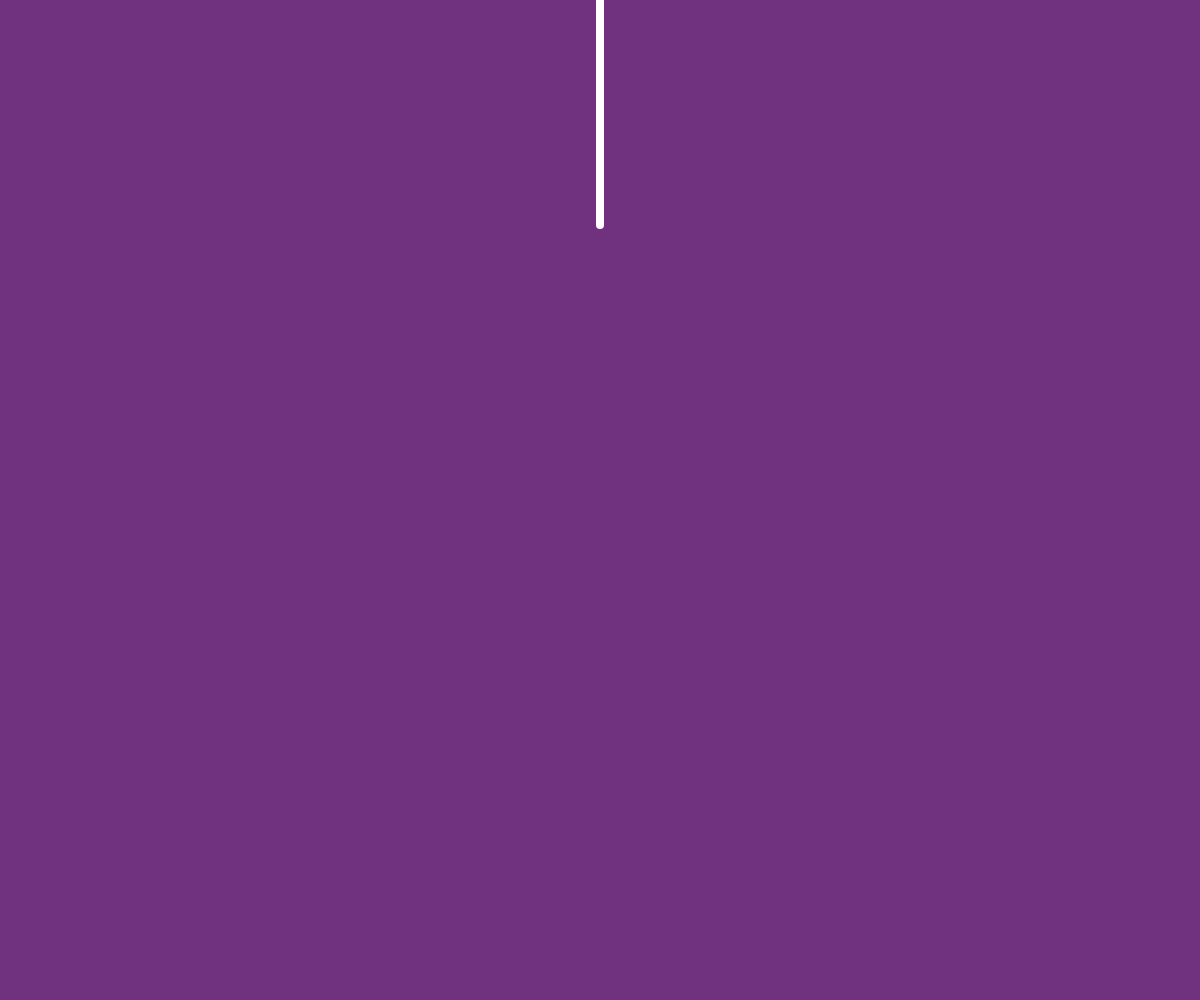
Frame 1 (no input)
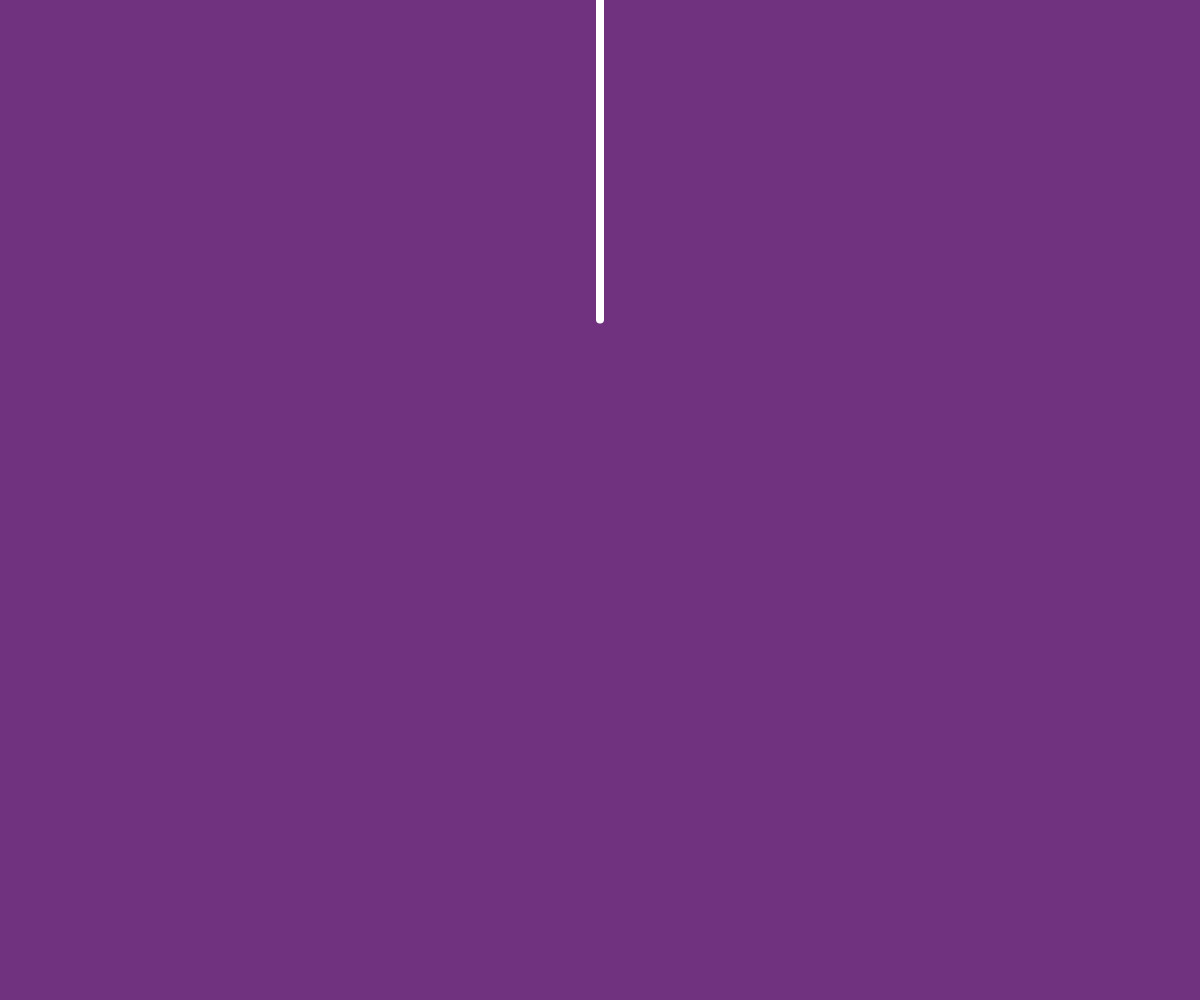
Frame 60 (no input)
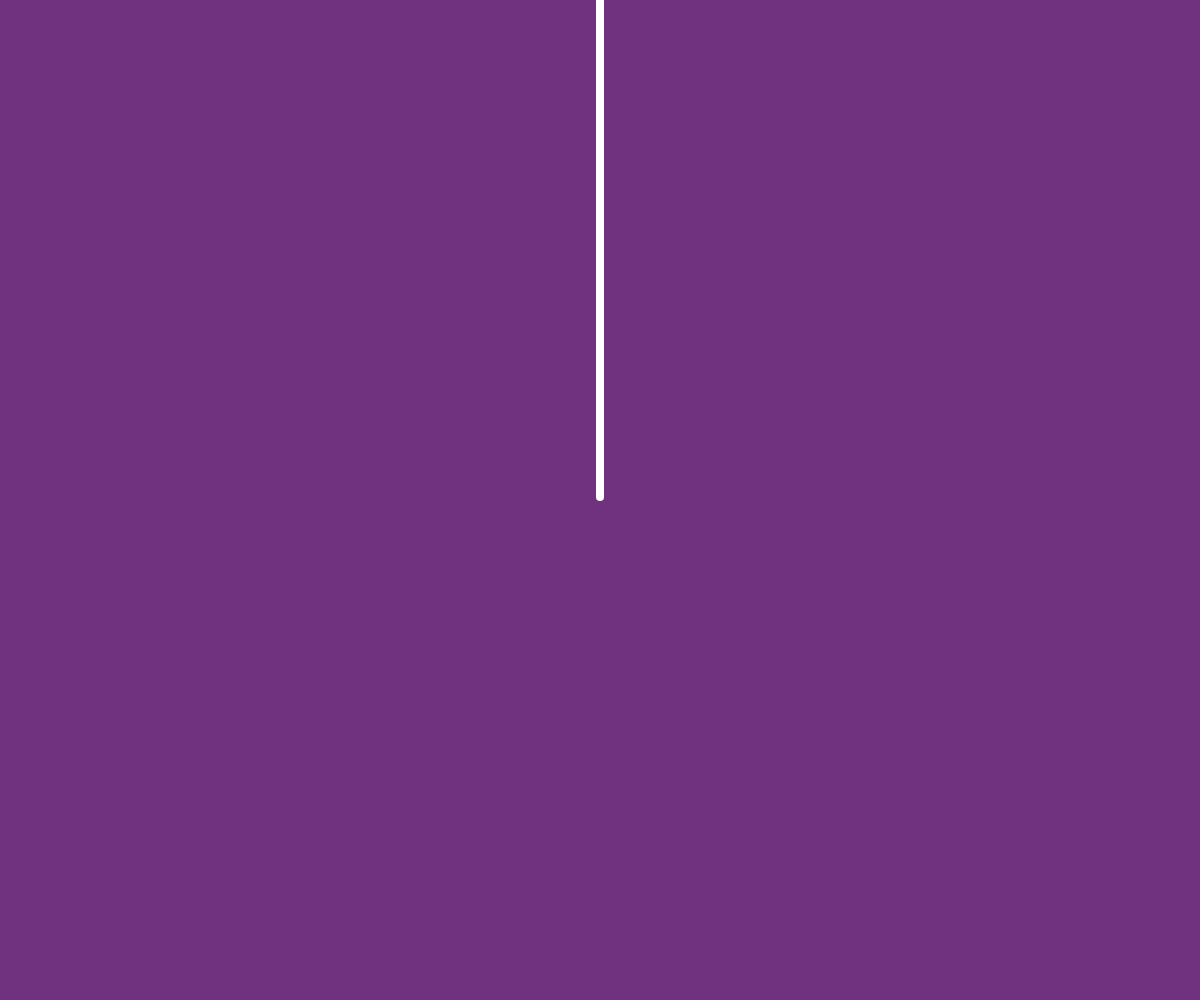
Frame 120 (the mouse pressed at the canvas centre since frame 60)

The p5.js sketch that drew these frames (run headless with seeded random() and noise() and a simulated clock; from frame 60 on, the mouse is pressed at the canvas centre):

// p5.js sketch
// ── sketch.js
let gravity;
let particles = [];
let springs = [];
let spacing = 25;

function setup() {
  createCanvas(windowWidth, windowHeight);

  for (let i = 0; i < 10; ++i) {
    particles[i] = new Particle(width / 2, i * spacing);
    if (i != 0) {
      let a = particles[i];
      let b = particles[i - 1];
      let spring = new Spring(0.08, spacing, a, b);
      springs.push(spring);
    }
  }

  particles[0].locked = true;

  gravity = createVector(0, 0.1);
}

function draw() {
  background(112, 50, 126);

  for (let s of springs) {
    s.update();
    // s.show();
  }
  
  noFill();
  stroke(255);
  // strokeWeight(8);
  // particles[particles.length - 1].size = 70;
  beginShape();
  curveVertex(particles[0].position.x, particles[0].position.y);
  for (let p of particles) {
    p.applyForce(gravity);
    p.update();
    p.show();
    curveVertex(p.position.x, p.position.y);
  }
  curveVertex(particles[particles.length - 1].position.x, particles[particles.length - 1].position.y);
  endShape();
  
  fill(255);

  if (mouseIsPressed) {
    particles[particles.length - 1].position.set(mouseX, mouseY);
    particles[particles.length - 1].velocity.set(0, 0);
  }

}
// ── particle.js
class Particle {
  constructor(x, y) {
    this.locked = false;
    this.acceleration = createVector(0, 0);
    this.velocity = createVector(0, 0);
    this.position = createVector(x, y);
    this.mass = 1; // Let's do something better here!
    this.size = 0;
  }

  applyForce(force) {
    let f = force.copy();
    f.div(this.mass);
    this.acceleration.add(f);
  }

  // Method to update position
  update() {
    if (!this.locked) {
      this.velocity.mult(0.99);

      this.velocity.add(this.acceleration);
      this.position.add(this.velocity);
      this.acceleration.mult(0);
    }
  }

  // Method to display
  show() {
    stroke(255);
    strokeWeight(8);
    // fill(45, 197, 244);
    ellipse(this.position.x, this.position.y, this.size);
  }
}
// ── spring.js
class Spring {
  constructor(k, restLength, a, b) {
    this.k = k;
    this.restLength = restLength;
    this.a = a;
    this.b = b;
  }

  update() {
    let force = p5.Vector.sub(this.b.position, this.a.position);
    
    let x = force.mag() - this.restLength; // displacement
    
    force.normalize(); // creating the unit vector just for the direction
    
    force.mult(this.k * x); // adding direction to the force
    
    this.a.applyForce(force);
    force.mult(-1);
    this.b.applyForce(force);
  }

  show() {
    strokeWeight(4);
    stroke(255);
    line(
      this.a.position.x,
      this.a.position.y,
      this.b.position.x,
      this.b.position.y
    );
  }
}
